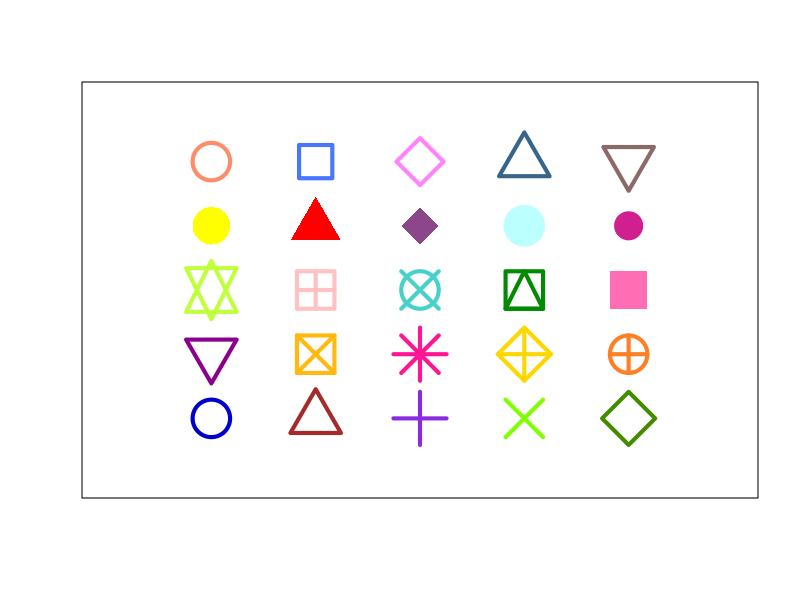

Source code (R):
#30DaysChartChallenge 
# Jan-Philipp Kolb
# Sun Apr 18 22:22:10 2021
# relationships - pop culture




main_path <- "C:/github/chart_challenge/"
chart_path <- paste0(main_path,"charts/")


png(paste0(chart_path,"chart_challenge17_popculture.png"))
plot(rep(1:5,5),xlim=c(0,6),ylim=c(0,6),rep(1:5,each=5),xlab="",ylab="",lwd=4,pch=1:25, xaxt='n',yaxt="n",
     cex=5,col=c("#0000CD", "#A52A2A", "#8A2BE2", "#7FFF00", "#458B00", "#8B008B", "#FFB90F", "#FF1493", "#FFD700", "#FF7F24", "#C0FF3E", "#FFC1C1", "#48D1CC", "#008B00", "#FF6EB4", "#FFFF00", "#FF0000", "#8B4789", "#BBFFFF", "#D02090", "#FF8C69", "#4876FF", "#FF83FA", "#36648B", "#8B6969"))

dev.off()

# Day 17 of the #30DayChartChallenge: pop culture. I made something like pop art? My code is on https://github.com/Japhilko/chart_challenge #rstats 




# Links -------------------------------------------------------------------

# https://www.invaluable.com/blog/what-is-pop-art/
